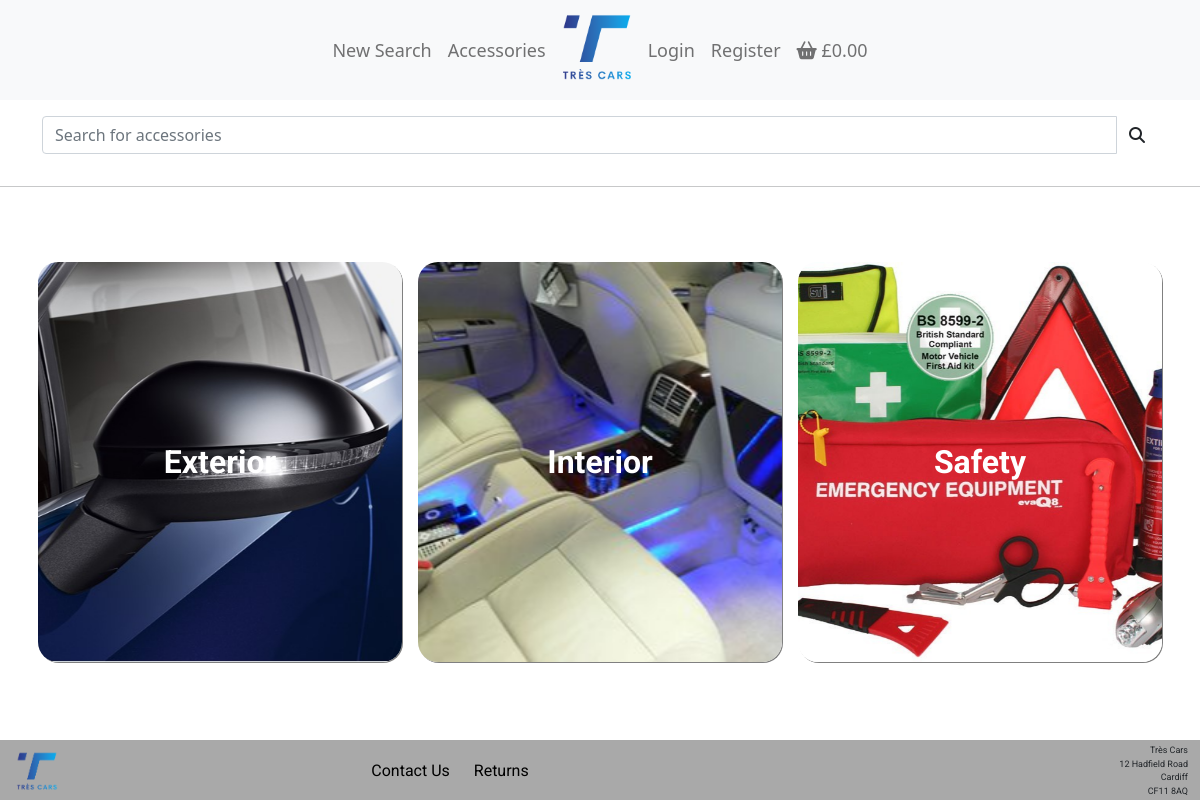
Screenshot of /accessories/ with the database file from the repository.
### accessories/models.py (models this page shows, shortened)
class Category(models.Model):
    class Meta:
        verbose_name_plural = "Categories"
    name = models.CharField(max_length=254)
    friendly_name = models.CharField(max_length=254, null=True, blank=True)
    image = models.ImageField(null=False, blank=False)

### accessories/views.py (the view)
# urls.py: path('', views.accessories, name='accessories'),
def accessories(request):
    categories = Category.objects.all()
    context = {"categories": categories, "media": settings.MEDIA_URL}
    template = "accessories/accessories.html"
    return render(request, template, context)

### bag/contexts.py (called while the page is built, shortened)
def vehicle_bag_contents(request):
    vehicle_bag_items = []
    total = 0
    item_count = 0
    vehicle_bag = request.session.get('vehicle_bag', {})
    delivery = 0
    grand_total = delivery + total
    context = {
        'vehicle_bag_items': vehicle_bag_items,
        'vehicle_total': total,
        'vehicle_item_count': item_count,
        'vehicle_grand_total': grand_total,
    }
    return context

def bag_contents(request):
    bag_items = []
    total = 0
    accessory_count = 0
    bag = request.session.get('bag', {})
    grand_total = total
    context = {
        'bag_items': bag_items,
        'total': total,
        'accessory_count': accessory_count,
        'grand_total': grand_total,
    }
    return context

### accessories/templates/accessories/accessories.html (shortened to what this page needs)
{% extends "base.html" %}
{% load static %}
{% block extra_css %}
<link rel="stylesheet" href="{% static 'accessories/css/accessories.css' %}">
{% endblock %}
{% block content %}
<div class="container">
    <div class="row">
        <div class="col-12 my-3">
            <form method="GET" action="{% url 'accessories_search' %}">
                <div class="input-group mx-auto">
                    <input class="form-control" type="text" name="q" placeholder="Search for accessories">
                    <div class="input-group-append">
                        <button class="form-control btn btn--border-black" type="submit" aria-label="Search Button">
                            <span class="icon">
                                <i class="fas fa-search"></i>
                            </span>
                        </button>
                    </div>
                </div>
            </form>
        </div>
    </div>
</div>
<hr>
<div class="container my-auto">
    <div class="row">
        {% for category in categories %}
        <div class="quick-links--box quick-link">
            <p class="quick-link--a"><a class="white"
                    href="{% url 'accessories_search' %}?category={{ category.name }}">{{ category.friendly_name }}</a>
            </p>
            <a href="{% url 'accessories_search' %}?category={{ category.name }}"
                aria-label="Link to {{ category.name }} category">
                <div class="quick-link--image" style="background-image:url('{{ media }}{{ category.image }}');">
                </div>
            </a>
        </div>
        {% endfor %}
    </div>
</div>
{% endblock %}

### static/css/base.css (style rules this page uses)
* { border: 0; margin: 0; padding: 0; }
body { min-height: 100vh; display: flex; flex-direction: column; }
.white { color: white; }
.quick-links--box { width: 32%; margin: 10px auto; padding: 0; border-radius: 20px; overflow: hidden; height: 400px; font-family: roboto, sans-serif; box-shadow: grey 1px 1px; position: relative; }
.quick-link { position: relative; }
.quick-link p { position: absolute; margin: 0; padding: 0; font-size: xx-large; top: 50%; left: 50%; transform: translate(-50%, -50%); z-index: 1; font-family: roboto, sans-serif; font-weight: bolder; -webkit-user-select: none; -moz-user-select: none; -ms-user-select: none; user-select: none; text-align: center; }
.quick-link a { text-decoration: none; }
.quick-link--image { background-position: top; background-size: cover; margin-bottom: 10px; width: 100%; height: 100%; animation: image-unzoom-blur 1s forwards; }

### rows the page displays
Category: friendly_name "Exterior", image (picture)
Category: friendly_name "Interior", image (picture)
Category: friendly_name "Safety", image (picture)
